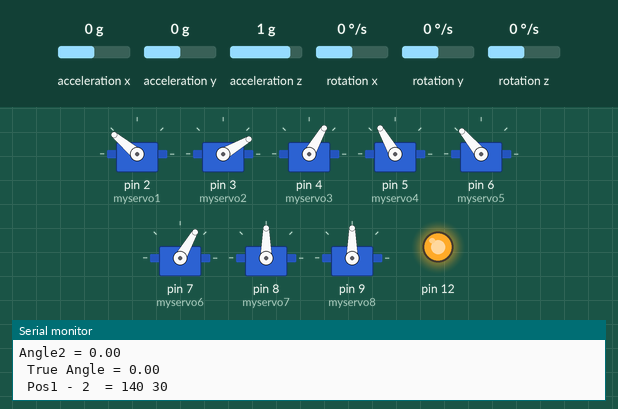
Bench run of a sketch on a simulated Arduino Uno, built with avr-gcc and run on an emulated ATmega328P. Parts: 8 × servo, output pins drawn as LEDs (lit = HIGH), the last lines printed to the serial monitor. The test bench sets the inputs (shaded band); at power-on: acceleration z 1 g, acceleration x 0 g, acceleration y 0 g, rotation x 0 °/s, rotation y 0 °/s, rotation z 0 °/s.

Above: at 1.2 s.
1.3 s: acceleration z set to 0 g
At 2.3 s:
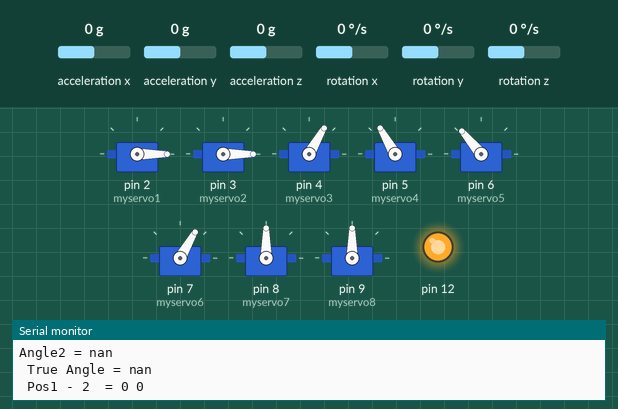
3.5 s: acceleration x set to -1.4 g
At 5.2 s:
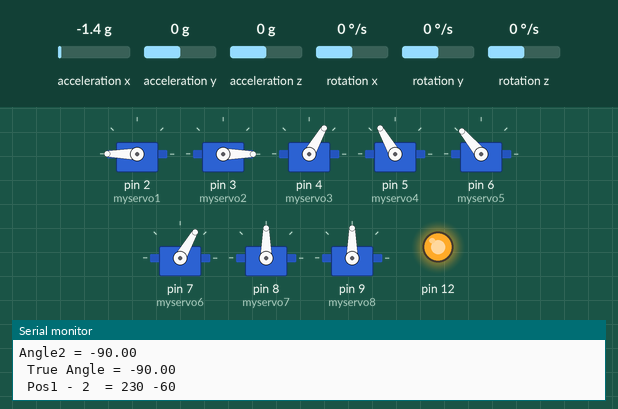
5.5 s: acceleration x set to 0.8 g
At 7.2 s:
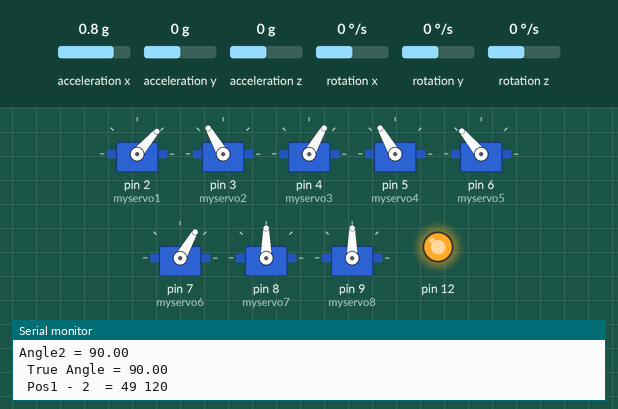
7.5 s: acceleration z set to -1.4 g
At 9.2 s:
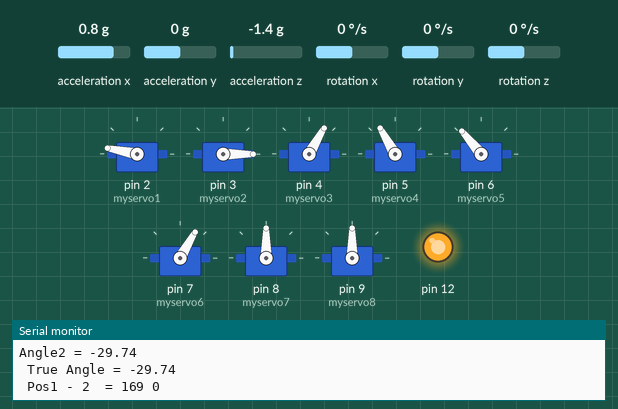
9.5 s: acceleration x set to -0.8 g
At 11.2 s:
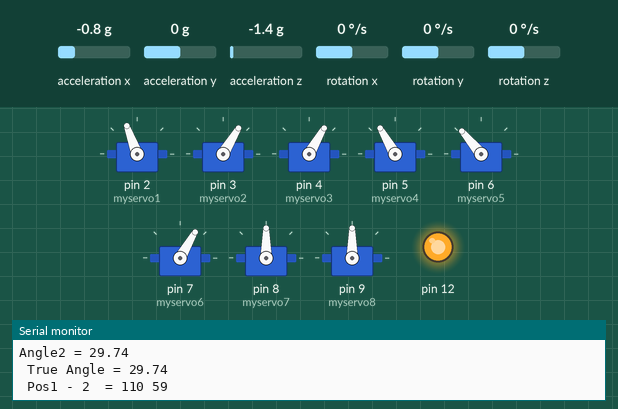
11.5 s: acceleration z set to -0.8 g
At 13.5 s:
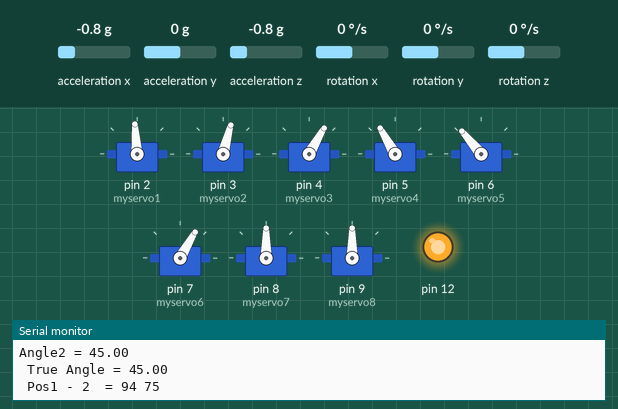
Timing chart, 0 to 14.5 s (numbered marks = the images above; inputs shaded):
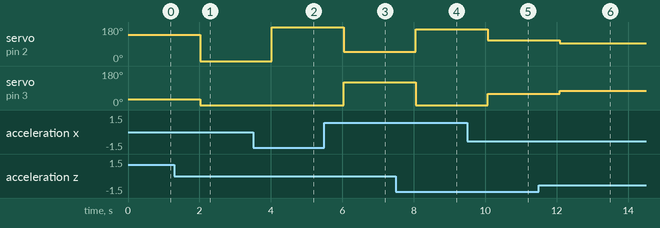

Measured:
- after the input at 1.3 s, servo on pin 2 (myservo1): 140° → 0° after 0.72 s; servo on pin 3 (myservo2): 30° → 0° after 0.72 s
- after the input at 3.5 s, servo on pin 2 (myservo1): 0° → 180° after 0.53 s
- after the input at 5.5 s, servo on pin 2 (myservo1): 180° → 49° after 0.54 s; servo on pin 3 (myservo2): 0° → 120° after 0.54 s
- after the input at 7.5 s, servo on pin 2 (myservo1): 49° → 169° after 0.56 s; servo on pin 3 (myservo2): 120° → 0° after 0.56 s
- after the input at 9.5 s, servo on pin 2 (myservo1): 169° → 110° after 0.57 s; servo on pin 3 (myservo2): 0° → 59° after 0.57 s
- after the input at 11.5 s, servo on pin 2 (myservo1): 110° → 94° after 0.58 s; servo on pin 3 (myservo2): 59° → 75° after 0.58 s

The sketch:

Code1.ino
```cpp
#include <Wire.h>

#include <Servo.h>

#include <MPU9250_asukiaaa.h>


MPU9250_asukiaaa mySensor= MPU9250_asukiaaa(0x68);
MPU9250_asukiaaa mySensor2 = MPU9250_asukiaaa(0x69);

Servo myservo1;
Servo myservo2;
Servo myservo3;
Servo myservo4;
Servo myservo5;
Servo myservo6;
Servo myservo7;
Servo myservo8;


void setup(){
  Serial.begin(115200);
  myservo1.attach(2);
  myservo2.attach(3);
  myservo3.attach(4);
  myservo4.attach(5);
  myservo5.attach(6);
  myservo6.attach(7);
  myservo7.attach(8);
  myservo8.attach(9);

  pinMode(12, OUTPUT);
  digitalWrite(12, HIGH);

  mySensor.beginAccel();
  mySensor.beginGyro();

  mySensor2.beginAccel();
  mySensor2.beginGyro();


}

void loop(){
  digitalWrite(12, HIGH);
  float angle1, angle2, trueAngle;
  angle1 = getAngleSensor1();
  angle2 = getAngleSensor2();

  Serial.print("Angle1 = ");
  Serial.print(angle1);
  Serial.print("\n");
  Serial.print("Angle2 = ");
  Serial.print(angle2);
  Serial.print("\n");

  trueAngle = (angle1 + angle2)/2;
  setAngle(trueAngle);
  delay(1000);
}

void setAngle(float trueAngle){
  Serial.print("\n True Angle = ");
  Serial.print(trueAngle);
  Serial.print("\n");
  int pos1 = 140- trueAngle, pos2 = 30 + trueAngle;
  Serial.print("\n Pos1 - 2  = ");
  Serial.print(pos1);
  Serial.print(" ");
  Serial.print(pos2);
  Serial.print("\n");
  myservo1.write(pos1);
  myservo2.write(pos2);
  myservo3.write(60);
  myservo4.write(120);
  myservo5.write(130);
  myservo6.write(60);
  myservo7.write(90);
  myservo8.write(90);

}

float getAngleSensor1(){
  float ax, az;
  if(mySensor.accelUpdate() == 0){
    ax = mySensor.accelX();
    az = mySensor.accelZ();
  }

  float angle = atan(ax/az);
  angle = angle*180/3.14159;
  return angle;
}

float getAngleSensor2(){
  float ax, az;
  if(mySensor2.accelUpdate() == 0){
    ax = mySensor2.accelX();
    az = mySensor2.accelZ();
  }

  float angle = atan(ax/az);
  angle = angle*180/3.14159;
  return angle;
}
```
